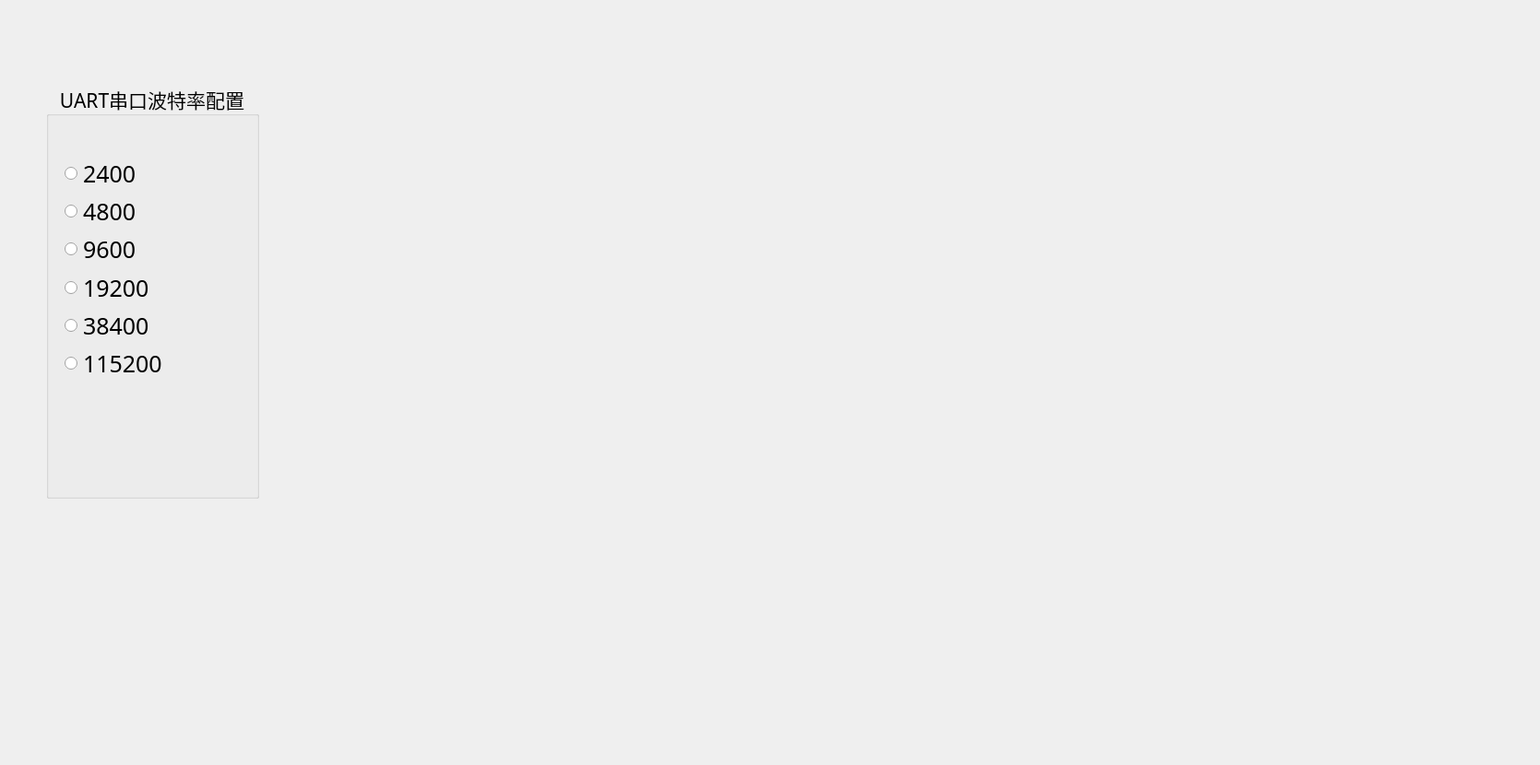
   <widget class="QWidget" name="tab_uart">
    <attribute name="title">
     <string>UART串口配置 </string>
    </attribute>
    <widget class="QLabel" name="label_uart">
     <property name="geometry">
      <rect>
       <x>320</x>
       <y>30</y>
       <width>1341</width>
       <height>791</height>
      </rect>
     </property>
     <property name="styleSheet">
      <string notr="true">border-image: url(:/images/uart.png);</string>
     </property>
     <property name="text">
      <string/>
     </property>
    </widget>
    <widget class="QGroupBox" name="groupBox_12">
     <property name="geometry">
      <rect>
       <x>50</x>
       <y>90</y>
       <width>231</width>
       <height>451</height>
      </rect>
     </property>
     <property name="sizePolicy">
      <sizepolicy hsizetype="Preferred" vsizetype="Preferred">
       <horstretch>0</horstretch>
       <verstretch>0</verstretch>
      </sizepolicy>
     </property>
     <property name="font">
      <font>
       <family>Adobe 黑体 Std R</family>
       <pointsize>16</pointsize>
      </font>
     </property>
     <property name="title">
      <string>UART串口波特率配置</string>
     </property>
     <property name="alignment">
      <set>Qt::AlignCenter</set>
     </property>
     <widget class="QWidget" name="layoutWidget">
      <property name="geometry">
       <rect>
        <x>20</x>
        <y>80</y>
        <width>109</width>
        <height>242</height>
       </rect>
      </property>
      <layout class="QVBoxLayout" name="verticalLayout_8">
       <item>
        <widget class="QRadioButton" name="radioButton_uart_baudrate_2400">
         <property name="font">
          <font>
           <pointsize>19</pointsize>
          </font>
         </property>
         <property name="text">
          <string>2400</string>
         </property>
         <property name="iconSize">
          <size>
           <width>40</width>
           <height>40</height>
          </size>
         </property>
        </widget>
       </item>
       <item>
        <widget class="QRadioButton" name="radioButton_uart_baudrate_4800">
         <property name="font">
          <font>
           <pointsize>19</pointsize>
          </font>
         </property>
         <property name="text">
          <string>4800</string>
         </property>
         <property name="iconSize">
          <size>
           <width>40</width>
           <height>40</height>
          </size>
         </property>
        </widget>
       </item>
       <item>
        <widget class="QRadioButton" name="radioButton_uart_baudrate_9600">
         <property name="font">
          <font>
           <pointsize>19</pointsize>
          </font>
         </property>
         <property name="text">
          <string>9600</string>
         </property>
         <property name="iconSize">
          <size>
           <width>40</width>
           <height>40</height>
          </size>
         </property>
        </widget>
       </item>
       <item>
        <widget class="QRadioButton" name="radioButton_uart_baudrate_19200">
         <property name="font">
          <font>
           <pointsize>19</pointsize>
          </font>
         </property>
         <property name="text">
          <string>19200</string>
         </property>
         <property name="iconSize">
          <size>
           <width>40</width>
           <height>40</height>
          </size>
         </property>
        </widget>
       </item>
       <item>
        <widget class="QRadioButton" name="radioButton_uart_baudrate_38400">
         <property name="font">
          <font>
           <pointsize>19</pointsize>
          </font>
         </property>
         <property name="text">
          <string>38400</string>
         </property>
         <property name="iconSize">
          <size>
           <width>40</width>
           <height>40</height>
          </size>
         </property>
        </widget>
       </item>
       <item>
        <widget class="QRadioButton" name="radioButton_uart_baudrate_115200">
         <property name="font">
          <font>
           <pointsize>19</pointsize>
          </font>
         </property>
         <property name="text">
          <string>115200</string>
         </property>
         <property name="iconSize">
          <size>
           <width>40</width>
           <height>40</height>
          </size>
         </property>
        </widget>
       </item>
      </layout>
     </widget>
    </widget>
    <zorder>groupBox_12</zorder>
    <zorder>label_uart</zorder>
   </widget>
